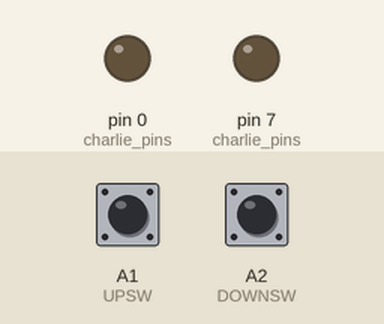
This sketch was run on a simulated Arduino Uno, built with avr-gcc and run on an emulated ATmega328P. On the bench: output pins drawn as LEDs (lit = HIGH). Dashed ring = blinking. Inputs (shaded band) come from the test bench; at power-on: A2 (DOWNSW) HIGH, A1 (UPSW) HIGH.

Above: at 2.7 s.
2.8 s: A2 (DOWNSW) pulled LOW for 1.2 s
At 5.9 s:
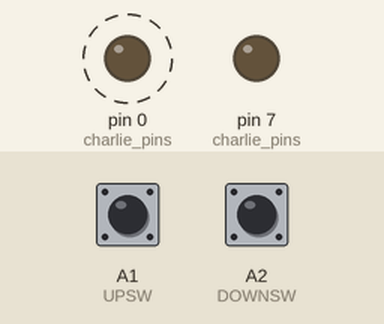
6.9 s: A1 (UPSW) pulled LOW for 1.2 s
Timing chart, 0 to 11.9 s (numbered marks = the images above; inputs shaded):
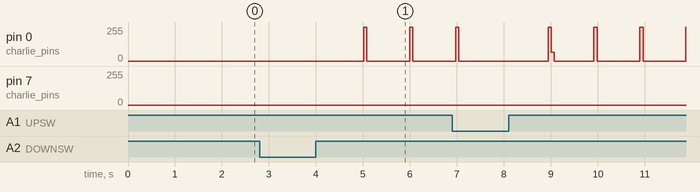

The sketch:

firmware.ino
```cpp
#include "Charlie.h"
#include "TimerOne.h"

uint8_t charlie_pins[] = {0, 1, 2, 3, 4, 5, 6, 7, A0};
Charlie plex(charlie_pins, 9);

const uint8_t mins2leds[] = {
  63, 0, 1, 2, 3, 4, 5, 6, 7, 8,
  9, 10, 11, 12, 13, 14, 15, 16, 17, 18,
  19, 20, 21, 22, 23, 24, 25, 26, 27, 28,
  29, 30, 31, 32, 33, 34, 35, 36, 37, 38,
  39, 40, 41, 42, 43, 44, 45, 46, 47, 48,
  49, 50, 51, 52, 53, 54, 55, 60, 61, 62
};

const uint8_t hours2leds[] = {
  56, 57, 58,
  59, 64, 65,
  66, 67, 68,
  69, 70, 71
};

#define UPSW A1
#define DOWNSW A2

void setup() {
  // init the charlieplex before we start timer so that everything will be in
  // a clean state when we start.
  plex.init();

  // 5 usec timer interrupts
  Timer1.initialize(5);
  Timer1.attachInterrupt(tickISR, 20);

  // inputs for the switches
  pinMode(UPSW, INPUT);
  pinMode(DOWNSW, INPUT);
  digitalWrite(UPSW, HIGH);
  digitalWrite(DOWNSW, HIGH);

}

void loop() {
  clock();
}

void displayMinute(int minute, uint8_t duty) {
  plex.setDuty(mins2leds[minute % 60], duty);
  plex.setDuty(hours2leds[minute / 60], duty);
}

void clock() {
  int minute = 0;
  displayMinute(minute, DUTY_MAX);

  int consecutiveButtonPresses = 0;

  uint64_t start = millis();
  while (true) {
    uint64_t now = millis();

    // check if up or down switches are pressed
    bool upVal = digitalRead(UPSW) == LOW;
    bool downVal = digitalRead(DOWNSW) == LOW;
    if (upVal || downVal) {
      // clear the reference time, so we won't immediately roll the minute when
      // we let go of the buttons
      start = now;
      displayMinute(minute, 0);

      // inc or dec the minute, rolling as necessary
      if (upVal) {
        minute++;
        if (minute == 720) minute = 0;
      } else if (downVal) {
        minute--;
        if (minute == -1) minute = 719;
      }
      displayMinute(minute, DUTY_MAX);

      // if the user has held the button for more than 10 ticks, let's start
      // moving faster, since they're probably going to a distant time
      if (++consecutiveButtonPresses > 10) {
        delay(25);
      } else {
        delay(500);
      }

      // continue here makes us skip the remainder of the clock loop. this is
      // important, so that we won't play second animation nor examine time as
      // it elapses.
      continue;
    }

    // so the user isn't pressing the time-setting buttons anymore, but they
    // were a second ago. pause for 1/2 second to give them a breath before we
    // start animating again.
    if (consecutiveButtonPresses > 0) {
      delay(500);
      consecutiveButtonPresses = 0;
    }

    // check if we've rolled over another minute
    if (now >= start + 60000) {
      start += 60000;
      // turn off old minute
      displayMinute(minute, 0);
      minute++;
      if (minute == 720) minute = 0;
      // turn on new minute
      displayMinute(minute, DUTY_MAX);
    }

    // display the second animation
    for (int i = 0; i < 59; i++) {
      plex.setDuty(mins2leds[(minute + 1 + i) % 60], DUTY_MAX);
      delay(500/60);
      plex.setDuty(mins2leds[(minute + 1 + i) % 60], 0);
    }
    delay(500);
  }
}

void tickISR() {
  plex.tick();
}
```

Charlie.cpp
```cpp
#include "Charlie.h"

Charlie::Charlie(uint8_t pins[], int nPins) {
  numLEDs = nPins * nPins - nPins;
  ledDefns = (LedDefn*)malloc(numLEDs * sizeof(LedDefn));
  LedDefn *cur = ledDefns;

  for (int high = 0; high < nPins; high++) {
    for (int low = 0; low < nPins; low++) {
      if (high == low) continue;

      LedDefn defn;
      defn.high_ddr = portModeRegister(digitalPinToPort(pins[high]));
      defn.low_ddr = portModeRegister(digitalPinToPort(pins[low]));
      defn.high_port = portOutputRegister(digitalPinToPort(pins[high]));
      defn.highmask = digitalPinToBitMask(pins[high]);
      defn.lowmask = digitalPinToBitMask(pins[low]);
      defn.duty = 0;
      *cur++ = defn;
    }
  }

  pauseRequested = false;
  paused = false;
}

// Turn all the pins in the plex to INPUT and LOW. This makes sure every pin is
// ready to be used as a highside or lowside. Note that this will do some
// duplicate work.
void Charlie::init() {
  for (int i = 0; i < numLEDs; i++) {
    LedDefn currentDefn = ledDefns[i];
    *(currentDefn.high_ddr) &= ~currentDefn.highmask;
    *(currentDefn.high_port) &= ~currentDefn.highmask;
  }
}

void Charlie::tick() {
  LedDefn currentDefn;

  // increment the tick count
  tickCount++;

  // check if the current LED has reached the limit of it's duty cycle
  if (curDuty == tickCount || (pauseRequested && !paused)) {
    // need to retrieve the ledDefn now so that we can turn it off!
    currentDefn = ledDefns[curLED];
    *(currentDefn.high_ddr) &= ~currentDefn.highmask;
    *(currentDefn.high_port) &= ~currentDefn.highmask;
    *(currentDefn.low_ddr) &= ~currentDefn.lowmask;
  }

  // if a pause has been requested, then at this point we've succeeded in
  // pausing (by turning off the current LED), so we should set the paused
  // flag to let the pauser now it's ok to continue.
  if (pauseRequested) {
    paused = true;
  }

  // so we're not supposed to be paused anymore, but we are. clear the paused
  // flag so we can get back to work.
  if (paused && !pauseRequested) {
    paused = false;
  }

  // if tickCount reaches DUTY_MAX, it's time to reset tickCount and move on to
  // the next LED
  if (tickCount == DUTY_MAX) {
    tickCount = 0;

    // wrap around from end to beginning if necessary
    curLED++;
    if (curLED == numLEDs) {
      curLED = 0;
    }

    // turn on the next LED unless its duty is 0
    currentDefn = ledDefns[curLED];

    // copy the target duty into the current duty. this prevents a race condition
    // that can cause an LED not to be turned off when the duty is set to a number
    // lower than the tickCount while the LED is currently lit.
    // if we're paused (either because this condition was set in the current
    // tick or a prior one), then we'll just force the duty to 0. this will
    // ensure that we don't turn on again.
    if (paused) {
      curDuty = 0;
    } else {
      curDuty = currentDefn.duty;
    }

    if (curDuty != 0) {
      *(currentDefn.high_ddr) |= currentDefn.highmask;
      *(currentDefn.low_ddr) |= currentDefn.lowmask;
      *(currentDefn.high_port) |= currentDefn.highmask;
      // never need to set the low port, since it should already be set to LOW.
    }
  }
}

void Charlie::setDuty(int ledNum, uint8_t duty) {
  ledDefns[ledNum].duty = duty;
}

void Charlie::clear() {
  for (int i = 0; i < numLEDs; i++) {
    ledDefns[i].duty = 0;
  }
}

void Charlie::pause() {
  pauseRequested = true;
  while (!paused) {
    // tight loop
  }
}

void Charlie::resume() {
  pauseRequested = false;
}
```

Charlie.h
```cpp
#ifndef __CHARLIE_H__
#define __CHARLIE_H__

#include "Arduino.h"

#define DUTY_MAX 5

class Charlie {
 public:
  Charlie(uint8_t pins[], int nPins);
  void init();

  void setDuty(int ledNum, uint8_t duty);
  void clear();

  void pause();
  void resume();

  void tick();

 private:
  struct LedDefn {
    volatile uint8_t *high_ddr;
    volatile uint8_t *high_port;
    volatile uint8_t *low_ddr;
    uint8_t highmask;
    uint8_t lowmask;
    volatile uint8_t duty;
  };

  volatile uint8_t curDuty;

  volatile bool pauseRequested;
  volatile bool paused;

  uint8_t tickCount;
  uint8_t curLED;

  LedDefn* ledDefns;
  uint8_t numLEDs;
};

#endif
```

MonoCap.cpp
```cpp
#include "MonoCap.h"

#define MAX(x, y) ((x) > (y) ? (x) : (y))
#define MIN(x, y) ((x) < (y) ? (x) : (y))
#define CLAMP(x, min, max) (MAX(MIN((x), (max)), (min)))

MonoCap::MonoCap(uint8_t pin, uint8_t num_samples) {
  this->pin = pin;
  this->port = portOutputRegister(digitalPinToPort(pin));
  this->portmask = digitalPinToBitMask(pin);
  this->adc_pin = pin - 14;
  this->num_samples = num_samples;
  max = 1;
}

void MonoCap::init() {
  pinMode(pin, INPUT);

  // TODO: move the rest of this stuff into a global init?

  //reference AVCC (5v)
  ADMUX  |= (1<<REFS0);

  // we're aiming for a adc clock speed between 50kHz and 200kHz.
  // our main clock is 16MHz, so we'll use a prescaler of 128 to set the final
  // adc clock to 125kHz.
  ADCSRA |= (1<<ADPS2) | (1<<ADPS1) | (1<<ADPS0);

  //enable ADC
  ADCSRA |= (1<<ADEN);
}

void MonoCap::calibrate() {
  // take 30 samples from the sensor
  uint16_t samples[30] = {0};
  uint32_t sum = 0;
  for (int i = 0; i < 30; i++) {
    samples[i] = measure();
    sum += samples[i];
  }

  // compute the mean. this is the average untouched value the sensor will return.
  uint16_t mean = sum / 30;

  // compute the sum of the squared differences between samples and mean
  uint16_t squared_sum = 0;
  for (int i = 0; i < 30; i++) {
    int32_t mean_diff = (int32_t)samples[i] - mean;
    squared_sum += mean_diff * mean_diff;
  }

  // we can now compute the standard deviation of the distribution.
  uint16_t stdev = sqrt(squared_sum / 30);

  // we set the minimum touched threshold at mean + 3 sigmas. this means that
  // there's only a ~1.5% chance that a value above it is random noise, and
  // it's probably a touch.
  touch_threshold = mean + stdev * 3;
}

void MonoCap::suppress() {
  enablePullup();
}

uint16_t MonoCap::measure() {
  int16_t sum = 0;
  for (int i = 0; i < num_samples; i++) {
    uint16_t thisMeasurement = measureInternal();
    sum += thisMeasurement;
  }

  return MAX(0, sum - (int16_t)touch_threshold);
}


uint8_t MonoCap::measureNormalized() {
  uint16_t measurement = measure();

  // adjust min and max to account for global min/max
  // if (measurement < min) min = measurement;
  if (measurement > max) max = measurement;

  // convert the measurement into a value 0 <= x <= 255
  return (uint8_t)((float)measurement / max * 255);
}

void MonoCap::setRange(uint16_t min, uint16_t max) {
  this->max = max;
}

inline void MonoCap::enablePullup() {
  *port |= portmask;
}

inline void MonoCap::disablePullup() {
  *port &= ~portmask;
}

static inline uint16_t adc_measure() {
  // start conversion
  ADCSRA |= (1<<ADSC);
  // wait for conversion to finish
  while(!(ADCSRA & (1<<ADIF)));
  // reset the flag
  ADCSRA |= (1<<ADIF);
  // return value
  return ADC;
}

static inline void groundInternalCap() {
  // mux to ground
  ADMUX &= ~0b1111;
  ADMUX |= 0b1111;
  // do a measurement to discharge the sampling cap
  adc_measure();
}

uint16_t MonoCap::measureInternal() {
  // charge the external electrode
  // enable pullup
  enablePullup();
  // wait until the external cap is charged
  delayMicroseconds(10);
  // disable pullup
  disablePullup();

  // ground and discharge the internal cap
  groundInternalCap();

  // connect to the external electrode and take a measurement
  // connect internal cap to external cap
  ADMUX &= ~(0b1111);
  ADMUX |= adc_pin;
  return adc_measure();
}
```

MonoCap.h
```cpp
#ifndef __MONO_CAP_H__
#define __MONO_CAP_H__

#include "Arduino.h"

class MonoCap {
public:
  MonoCap(uint8_t pin, uint8_t num_samples);
  void init();

  void calibrate();

  // reduce the potential for this electrode to interfere with nearby
  // electrodes during measurement. calling measure() will disable suppression.
  void suppress();

  // Sample the touch electrode a number of times and return a result. Most
  // noise should be filtered, so nonzero values represent actual signal.
  uint16_t measure();

  // Sample the touch electrode a number of times, and then return the result
  // mapped onto a normalized value 0 <= x <= 255. The maximum value is learned
  // over time from actual values.
  uint8_t measureNormalized();

  // deprecated
  void setRange(uint16_t min, uint16_t max);

private:
  uint8_t pin;
  volatile uint8_t *port;
  uint8_t portmask;
  uint8_t adc_pin;
  uint8_t num_samples;

  uint16_t touch_threshold;
  uint16_t max;

  uint16_t measureInternal();
  void enablePullup();
  void disablePullup();
};


#endif
```

MonoCapSlider.cpp
```cpp
#include "MonoCapSlider.h"

#define MIN_TOUCH_THRESHOLD 25
#define NOT_TOUCHED -1

MonoCapSlider::MonoCapSlider(MonoCap *left, MonoCap *right, MonoCap *outer) {
  this->left = left;
  this->right = right;
  this->outer = outer;
}

#define IS_MAX(x, y, z) ((x) > (y) && (x) > (z))

#define DEBUG(label, value) Serial.print((label)); Serial.println((value));

// |------|------|------|
// 0      43     85     127
int8_t MonoCapSlider::getPosition() {
  // measure left, right, and outer values
  uint8_t leftVal = left->measureNormalized();
  uint8_t rightVal = right->measureNormalized();
  uint8_t outerVal = outer->measureNormalized();

  if (leftVal < MIN_TOUCH_THRESHOLD
    && rightVal < MIN_TOUCH_THRESHOLD
    && outerVal < MIN_TOUCH_THRESHOLD)
  {
    return NOT_TOUCHED;
  }

  // DEBUG("l:", leftVal);
  // DEBUG("r:", rightVal);
  // DEBUG("o:", outerVal);

  // TODO: are all the electrodes of approximately equal values?
  // return ALL_TOUCHED;

  uint16_t lr = (uint16_t)leftVal + rightVal;
  uint16_t lo = (uint16_t)leftVal + outerVal;
  uint16_t ro = (uint16_t)rightVal + outerVal;

  // DEBUG("lr:", lr);
  // DEBUG("lo:", lo);
  // DEBUG("ro:", ro);

  int8_t result = 0;

  if (IS_MAX(lr, lo, ro)) {
    // left/right interaction
    float proportion = (float)rightVal / lr;
    result = 43 + 42 * proportion;
  } else if (IS_MAX(lo, lr, ro)) {
    // left/outer interaction
    float proportion = (float)leftVal / lo;
    result = 42 * proportion;
  } else {
    // right/outer interaction
    float proportion = (float)outerVal / ro;
    result = 85 + 42 * proportion;
  }

  return result;
}
```

MonoCapSlider.h
```cpp
#ifndef __MONO_CAP_SLIDER_H__
#define __MONO_CAP_SLIDER_H__

#include "MonoCap.h"

class MonoCapSlider {
 public:
  MonoCapSlider(MonoCap *left, MonoCap *right, MonoCap *outer);
  int8_t getPosition();

 private:
  MonoCap *left;
  MonoCap *right;
  MonoCap *outer;
};

#endif
```

MonoCapWheel.cpp
```cpp
#include "MonoCapWheel.h"

#define IS_MAX(x, y, z) ((x) > (y) && (x) > (z))

MonoCapWheel::MonoCapWheel(MonoCap *e1, MonoCap *e2, MonoCap *e3) {
  this->e1 = e1;
  this->e2 = e2;
  this->e3 = e3;
}

uint8_t collectReading(MonoCap *electrode, MonoCap *other1, MonoCap *other2) {
  // other1->suppress();
  // other2->suppress();
  uint16_t sum = 0;
  for (int i = 0; i < 10; i++) {
    sum += electrode->measureNormalized();
    // delayMicroseconds(500);
  }
  return sum / 10;
}

int16_t MonoCapWheel::getOrientation() {
  // uint8_t e1Val = e1->measureNormalized();
  // uint8_t e2Val = e2->measureNormalized();
  // uint8_t e3Val = e3->measureNormalized();

  uint8_t e1Val = collectReading(e1, e2, e3);
  uint8_t e2Val = collectReading(e2, e3, e1);
  uint8_t e3Val = collectReading(e3, e1, e2);

  if (e1Val < MIN_TOUCH_THRESHOLD
    && e2Val < MIN_TOUCH_THRESHOLD
    && e3Val < MIN_TOUCH_THRESHOLD)
  {
    return NOT_TOUCHED;
  }

  // TODO: are all the electrodes of approximately equal values?
  // return ALL_TOUCHED;

  // if (IS_MAX(e1Val, e2Val, e3Val)) {
  //   // touch is centered on e1
  //   // float neighborProportions = (float) e2Val / e3Val;
  //   // if (neighborProportions )
  //   if (e2Val > e3Val) {
  //     return 120 * (((float) e1Val) / (e1Val + e2Val));
  //   } else {
  //     return 240 + 120 * (((float) e1Val) / (e1Val + e2Val));
  //   }
  // } else if (IS_MAX(e2Val, e1Val, e3Val)) {
  //   // touch is centered on e2
  // } else {
  //   // touch is centered on e3
  // }

  uint16_t v12 = (uint16_t)e1Val + e2Val;
  uint16_t v23 = (uint16_t)e2Val + e3Val;
  uint16_t v13 = (uint16_t)e1Val + e3Val;

  int16_t result = 0;

  if (IS_MAX(v12, v23, v13)) {
    // e1/e2 interaction
    float proportion = (float)e2Val / v12;
    result = proportion * 120;
  } else if (IS_MAX(v13, v12, v23)) {
    // e1/e3 interaction
    float proportion = (float)e3Val / v13;
    result = 360 - proportion * 120;
  } else {
    // e2/e3 interaction
    float proportion = (float)e3Val / v23;
    result = 120 + proportion * 120;
  }

  return result;
}
```

MonoCapWheel.h
```cpp
#ifndef __MONO_CAP_WHEEL_H__
#define __MONO_CAP_WHEEL_H__

#include "MonoCap.h"

#define MIN_TOUCH_THRESHOLD 50
#define NOT_TOUCHED -1

class MonoCapWheel {
public:
  MonoCapWheel(MonoCap *e1, MonoCap *e2, MonoCap *e3);

  /**
   * Returns a number 0 <= x < 360 indicating degrees of orientation, where the
   * center of electrode 1 is 0 degrees. The physical layout of the electrodes
   * (and the order they are passed in) determines whether the degrees are
   * clockwise or counter clockwise.
   */
  int16_t getOrientation();

private:
  MonoCap *e1;
  MonoCap *e2;
  MonoCap *e3;
};

#endif
```

Measured:
- after the input at 2.8 s, pin 7 (charlie_pins): stays 0/255 (without the input it goes to 255/255 after 1.6 s)
